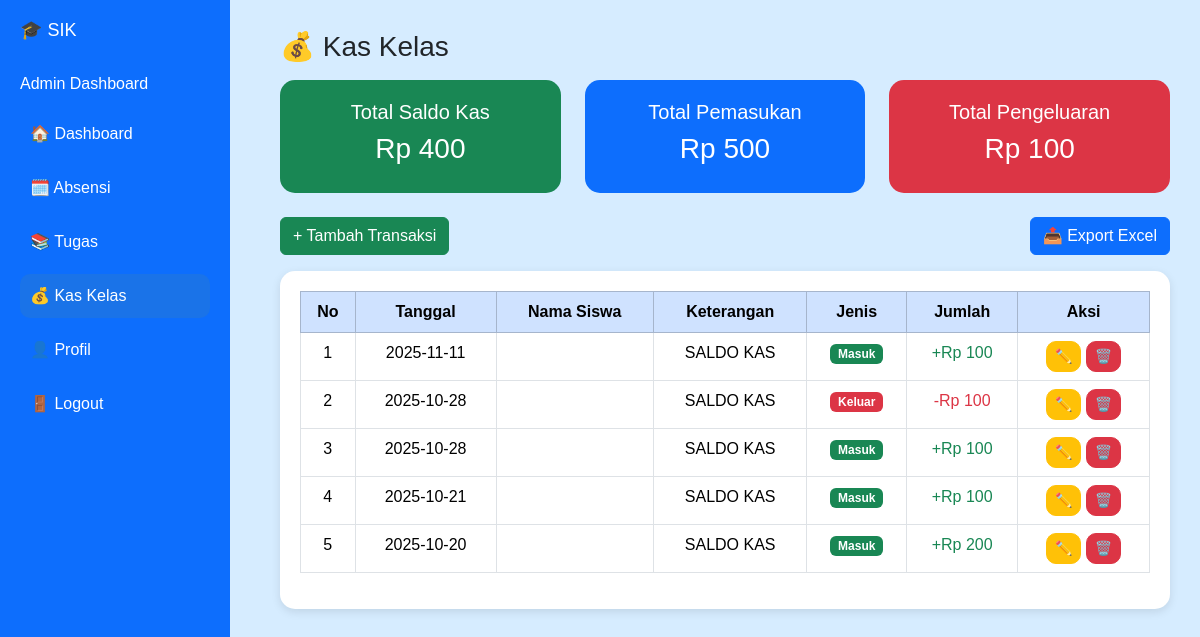
/kas.php, run on the app's committed database.
### tables this page shows
CREATE TABLE `kas` (
  `id` int(11) NOT NULL,
  `tanggal` date DEFAULT NULL,
  `nama_siswa` varchar(100) DEFAULT NULL,
  `keterangan` varchar(255) DEFAULT NULL,
  `jenis` enum('Masuk','Keluar') DEFAULT NULL,
  `jumlah` int(11) DEFAULT NULL
);

### kas.php (the view, shortened to what this page needs)
<?php
include "koneksi.php";
$total_masuk = mysqli_fetch_assoc(mysqli_query($koneksi, "SELECT SUM(jumlah) as total FROM kas WHERE jenis='Masuk'"))['total'] ?? 0;
$total_keluar = mysqli_fetch_assoc(mysqli_query($koneksi, "SELECT SUM(jumlah) as total FROM kas WHERE jenis='Keluar'"))['total'] ?? 0;
$total_saldo = $total_masuk - $total_keluar;
$result = mysqli_query($koneksi, "SELECT * FROM kas ORDER BY tanggal DESC");
?>
<!DOCTYPE html>
<html lang="id">
<head>
<link href="https://cdn.jsdelivr.net/npm/bootstrap@5.3.3/dist/css/bootstrap.min.css" rel="stylesheet">
</head>
<body>
<div class="sidebar">
  <h4>🎓 SIK</h4>
  <p>Admin Dashboard</p>
  <a href="dashboard.php">🏠 Dashboard</a>
  <a href="absensi.php">🗓️ Absensi</a>
  <a href="tugas.php">📚 Tugas</a>
  <a href="kas.php" class="active">💰 Kas Kelas</a>
  <a href="profil.php">👤 Profil</a>
  <a href="logout.php">🚪 Logout</a>
</div>
<div class="main">
  <h3>💰 Kas Kelas</h3>
  <div class="row mt-3">
    <div class="col-md-4">
      <div class="card-box bg-success">
        <h5>Total Saldo Kas</h5>
        <h3>Rp <?= number_format($total_saldo,0,',','.') ?></h3>
      </div>
    </div>
    <div class="col-md-4">
      <div class="card-box bg-primary">
        <h5>Total Pemasukan</h5>
        <h3>Rp <?= number_format($total_masuk,0,',','.') ?></h3>
      </div>
    </div>
    <div class="col-md-4">
      <div class="card-box bg-danger">
        <h5>Total Pengeluaran</h5>
        <h3>Rp <?= number_format($total_keluar,0,',','.') ?></h3>
      </div>
    </div>
  </div>
  <div class="d-flex justify-content-between mt-4">
    <a href="kas_tambah.php" class="btn btn-success">+ Tambah Transaksi</a>
    <a href="#" class="btn btn-primary">📤 Export Excel</a>
  </div>
  <div class="table-container mt-3">
    <table class="table table-bordered table-hover text-center">
      <thead class="table-primary">
        <tr>
          <th>No</th>
          <th>Tanggal</th>
          <th>Nama Siswa</th>
          <th>Keterangan</th>
          <th>Jenis</th>
          <th>Jumlah</th>
          <th>Aksi</th>
        </tr>
      </thead>
      <tbody>
      <?php $no=1; while($row=mysqli_fetch_assoc($result)): ?>
        <tr>
          <td><?= $no++ ?></td>
          <td><?= $row['tanggal'] ?></td>
          <td><?= $row['nama_siswa'] ?></td>
          <td><?= $row['keterangan'] ?></td>
          <td>
            <?php if($row['jenis']=='Masuk'): ?>
              <span class="badge bg-success">Masuk</span>
            <?php else: ?>
              <span class="badge bg-danger">Keluar</span>
            <?php endif; ?>
          </td>
          <td>
            <?php if($row['jenis']=='Masuk'): ?>
              <span class="text-success">+Rp <?= number_format($row['jumlah'],0,',','.') ?></span>
            <?php else: ?>
              <span class="text-danger">-Rp <?= number_format($row['jumlah'],0,',','.') ?></span>
            <?php endif; ?>
          </td>
          <td>
            <a href="kas_edit.php?id=<?= $row['id'] ?>" class="btn btn-warning btn-sm">✏️</a>
            <a href="kas_hapus.php?id=<?= $row['id'] ?>" onclick="return confirm('Hapus data ini?')" class="btn btn-danger btn-sm">🗑️</a>
          </td>
        </tr>
      <?php endwhile; ?>
      </tbody>
    </table>
  </div>
</div>
</body>
</html>

### kas.php (style rules this page uses)
body { background-color: #d6ecff; font-family: 'Poppins', sans-serif; }
.sidebar { height: 100vh; width: 230px; position: fixed; left: 0; top: 0; background-color: #0d6efd; color: white; padding: 20px; }
.sidebar h4 { font-size: 18px; margin-bottom: 30px; }
.sidebar a { display: block; color: white; padding: 10px; margin-bottom: 10px; border-radius: 10px; text-decoration: none; }
.sidebar a:hover, .sidebar a.active { background-color: #1a73e8; }
.main { margin-left: 250px; padding: 30px; }
.card-box { border-radius: 15px; padding: 20px; text-align: center; color: white; }
.table-container { background: white; border-radius: 15px; padding: 20px; margin-top: 20px; box-shadow: 0 3px 10px rgba(0,0,0,0.1); }
.btn-sm { border-radius: 10px; }

### data on the page
kas: tanggal "2025-11-11", keterangan "SALDO KAS", jenis "Masuk", jumlah "100"
kas: tanggal "2025-10-28", keterangan "SALDO KAS", jenis "Keluar", jumlah "100"
kas: tanggal "2025-10-28", keterangan "SALDO KAS", jenis "Masuk", jumlah "100"
kas: tanggal "2025-10-21", keterangan "SALDO KAS", jenis "Masuk", jumlah "100"
kas: tanggal "2025-10-20", keterangan "SALDO KAS", jenis "Masuk", jumlah "200"

### other printed values
$total_saldo "400"
$total_masuk "500"
$total_keluar "100"
